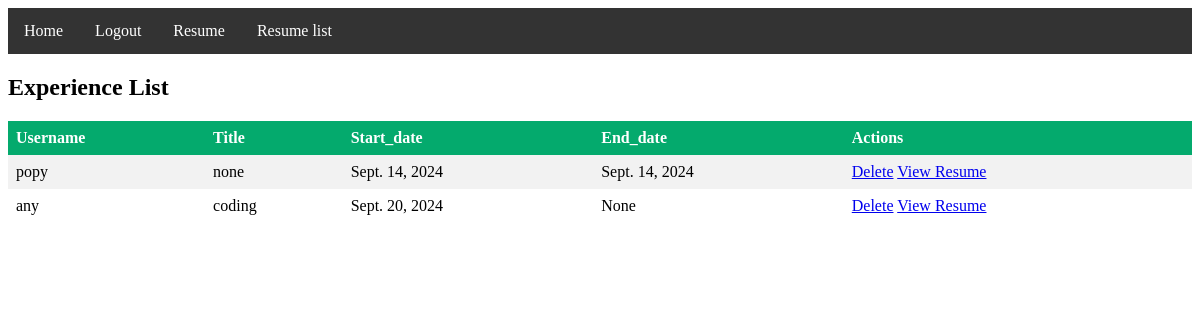
The app's page /viewExperience/ with its own data.
### myApp/models.py (models this page shows, shortened)
class Experience_model(models.Model):
    user=models.ForeignKey(CustomUser,null=True,on_delete=models.CASCADE)
    title=models.CharField(max_length=100,null=True)
    start_date=models.DateField(null=True)
    end_date=models.DateField(null=True)

class CustomUser(AbstractUser):
    USER=[
        ('admin','Admin'),
        ('viewer','Viewer')
    ]
    usertype=models.CharField(choices=USER,null=True,max_length=100)

### myProject/views.py (the view)
# urls.py: path('viewExperience/',viewExperience,name='viewExperience'),
def viewExperience(req):
    resume=Experience_model.objects.all()
    context={
        'resume':resume
    }
    return render(req,'viewExperience.html',context)

### Template/viewExperience.html (shortened to what this page needs)
{% extends 'base.html' %}
{% block body %}
<!DOCTYPE html>
<html>
<head>
</head>
<body>
<h2>Experience List</h2>
<table>
  <tr>
    <th>Username</th>
    <th>Title</th>
    <th>Start_date</th>
    <th>End_date</th>
    <th>Actions</th>
  </tr>
  {% for r in resume %}
  <tr>
    <td>{{r.user.username}}</td>
    <td>{{r.title}}</td>
    <td>{{r.start_date}}</td>
    <td>{{r.end_date}}</td>
    <td>
      <a href="{% url 'deletePage' r.id %}">Delete</a>
      <a href="{% url 'viewResume' r.user.id %}">View Resume</a>
    </td>
  </tr>
  {% endfor %}
</table>
</body>
</html>
{% endblock body %}

### Template/viewExperience.html (style rules this page uses)
table { border-collapse: collapse; width: 100%; }
th, td { text-align: left; padding: 8px; }
tr:nth-child(even) { background-color: #f2f2f2 }
th { background-color: #04AA6D; color: white; }

### records on screen
Experience_model: user.username "popy", title "none", start_date "Sept. 14, 2024", end_date "Sept. 14, 2024"
Experience_model: user.username "any", title "coding", start_date "Sept. 20, 2024", end_date "None"
